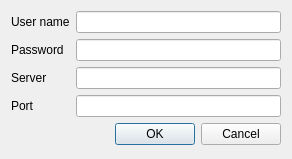
<?xml version="1.0" encoding="UTF-8"?>
<ui version="4.0">
 <class>LoginWindow</class>
 <widget class="QDialog" name="LoginWindow">
  <property name="geometry">
   <rect>
    <x>0</x>
    <y>0</y>
    <width>292</width>
    <height>159</height>
   </rect>
  </property>
  <property name="windowTitle">
   <string>Welcome to QChat</string>
  </property>
  <layout class="QFormLayout" name="formLayout">
   <item row="3" column="1">
    <widget class="QLineEdit" name="lineEdit"/>
   </item>
   <item row="0" column="1">
    <widget class="QLineEdit" name="lineEdit_2"/>
   </item>
   <item row="1" column="1">
    <widget class="QLineEdit" name="lineEdit_3">
     <property name="echoMode">
      <enum>QLineEdit::Password</enum>
     </property>
    </widget>
   </item>
   <item row="2" column="1">
    <widget class="QLineEdit" name="lineEdit_4"/>
   </item>
   <item row="0" column="0">
    <widget class="QLabel" name="label">
     <property name="text">
      <string>User name</string>
     </property>
    </widget>
   </item>
   <item row="1" column="0">
    <widget class="QLabel" name="label_2">
     <property name="text">
      <string>Password</string>
     </property>
    </widget>
   </item>
   <item row="2" column="0">
    <widget class="QLabel" name="label_3">
     <property name="text">
      <string>Server</string>
     </property>
    </widget>
   </item>
   <item row="3" column="0">
    <widget class="QLabel" name="label_4">
     <property name="text">
      <string>Port</string>
     </property>
    </widget>
   </item>
   <item row="4" column="1">
    <widget class="QDialogButtonBox" name="buttonBox">
     <property name="orientation">
      <enum>Qt::Horizontal</enum>
     </property>
     <property name="standardButtons">
      <set>QDialogButtonBox::Cancel|QDialogButtonBox::Ok</set>
     </property>
    </widget>
   </item>
  </layout>
 </widget>
 <resources/>
 <connections>
  <connection>
   <sender>buttonBox</sender>
   <signal>accepted()</signal>
   <receiver>LoginWindow</receiver>
   <slot>accept()</slot>
   <hints>
    <hint type="sourcelabel">
     <x>248</x>
     <y>254</y>
    </hint>
    <hint type="destinationlabel">
     <x>157</x>
     <y>274</y>
    </hint>
   </hints>
  </connection>
  <connection>
   <sender>buttonBox</sender>
   <signal>rejected()</signal>
   <receiver>LoginWindow</receiver>
   <slot>reject()</slot>
   <hints>
    <hint type="sourcelabel">
     <x>316</x>
     <y>260</y>
    </hint>
    <hint type="destinationlabel">
     <x>286</x>
     <y>274</y>
    </hint>
   </hints>
  </connection>
 </connections>
</ui>
